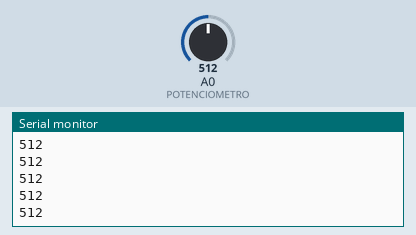
Recording of a sketch running on a simulated Arduino Uno, built with avr-gcc and run on an emulated ATmega328P. Shown: the last lines printed to the serial monitor. The inputs (shaded band) are chosen by the test bench; at power-on: A0 (POTENCIOMETRO) = 512.

Above: at 1.2 s.
1.3 s: A0 (POTENCIOMETRO) set to 716
At 2.2 s:
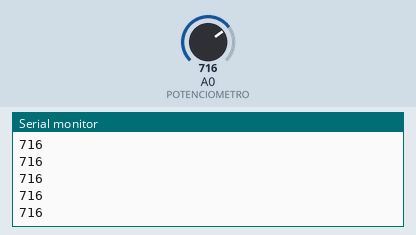
2.8 s: A0 (POTENCIOMETRO) set to 900
At 3.4 s:
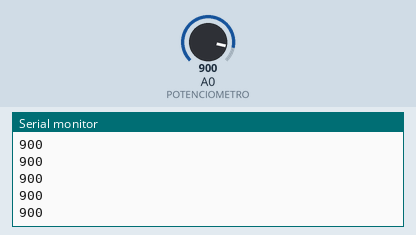
Timing chart, 0 to 5.8 s (numbered marks = the images above; inputs shaded):
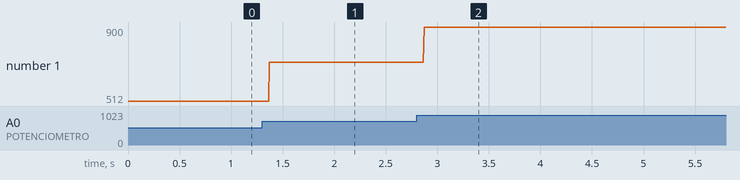

Measured:
- after the input at 1.3 s, the serial monitor: prints a new line after 0.07 s (image 1)
- after the input at 2.8 s, the serial monitor: prints a new line after 0.07 s (image 2)
- plotted number 1: 512 → 716 after the input at 1.3 s, 716 → 900 after the input at 2.8 s

The sketch:

Potenciometro.ino
```cpp
const int POTENCIOMETRO = A0;
int pot = 0; // valor lido do potenciometro

void setup() {
  Serial.begin(9600);
}

void loop() {
  pot = analogRead(POTENCIOMETRO);
  Serial.println(pot);
}
```
